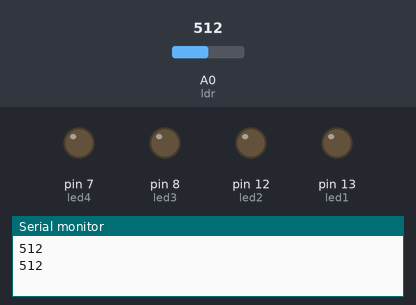
Recording of a sketch running on a simulated Arduino Uno, built with avr-gcc and run on an emulated ATmega328P. On the bench: output pins drawn as LEDs (lit = HIGH), the last lines printed to the serial monitor. The inputs (shaded band) are chosen by the test bench; at power-on: A0 (ldr) = 512.

Above: at 1.8 s.
1.9 s: A0 (ldr) set to 484
At 2.7 s:
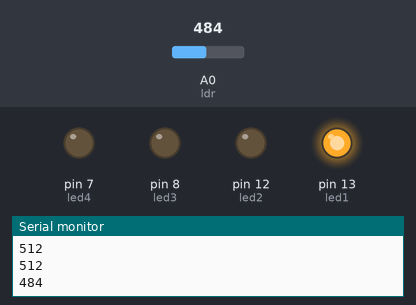
3.5 s: A0 (ldr) set to 463
5.2 s: A0 (ldr) set to 437
At 6.9 s:
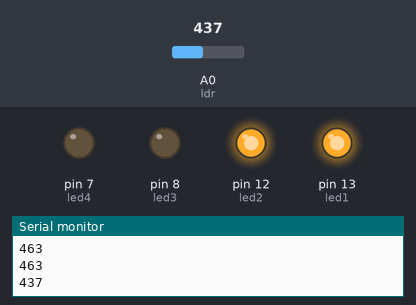
7.5 s: A0 (ldr) set to 416
9.2 s: A0 (ldr) set to 385
At 11.2 s:
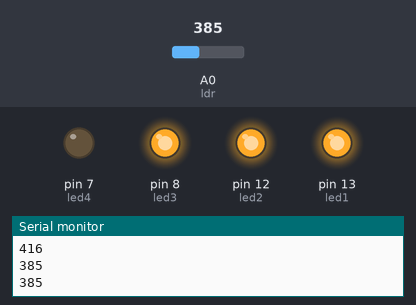
11.5 s: A0 (ldr) set to 510
At 12.8 s:
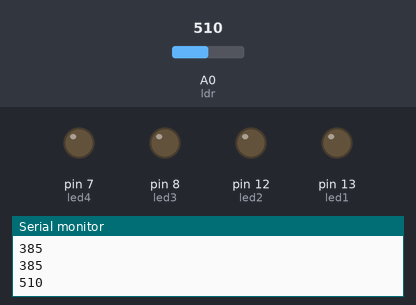
Timing chart, 0 to 14.5 s (numbered marks = the images above; inputs shaded):
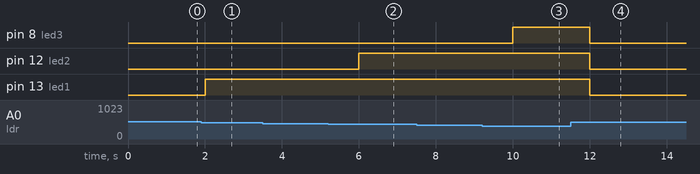

The sketch:

Photoresistor_Code.ino
```cpp
int ldr = A0;
int led1 = 13;
int led2 = 12;
int led3 = 8;
int led4 = 7;

void setup() {
  pinMode(led1, OUTPUT);
  pinMode(led2, OUTPUT);
  pinMode(led3, OUTPUT);
  pinMode(led4, OUTPUT);
  pinMode(ldr, INPUT);
  Serial.begin(9600);
}

void loop() {
  int threshold = 500;
  int ldr_read = analogRead(ldr);
  Serial.println(ldr_read);

  if (ldr_read >= threshold) {
    digitalWrite(led1, LOW);
    digitalWrite(led2, LOW);
    digitalWrite(led3, LOW);
    digitalWrite(led4, LOW);
  }
  else if (ldr_read < threshold && ldr_read >= (threshold - 50)) {
    digitalWrite(led1, HIGH);
    digitalWrite(led2, LOW);
    digitalWrite(led3, LOW);
    digitalWrite(led4, LOW);
  }
  else if (ldr_read < (threshold - 50) && ldr_read >= (threshold - 100)) {
    digitalWrite(led1, HIGH);
    digitalWrite(led2, HIGH);
    digitalWrite(led3, LOW);
    digitalWrite(led4, LOW);
  }
  else if (ldr_read < (threshold - 100) && ldr_read >= (threshold - 150)) {
    digitalWrite(led1, HIGH);
    digitalWrite(led2, HIGH);
    digitalWrite(led3, HIGH);
    digitalWrite(led4, LOW);
  }
  else {
    digitalWrite(led1, HIGH);
    digitalWrite(led2, HIGH);
    digitalWrite(led3, HIGH);
    digitalWrite(led4, HIGH);
  }

  delay(1000);
}
```

Measured:
- the behaviour switches between 500 and 499 on A0 (ldr) (found by bisection; images 0 and 1)
- the behaviour switches between 450 and 449 on A0 (ldr) (found by bisection; images 1 and 2)
- the behaviour switches between 400 and 399 on A0 (ldr) (found by bisection; images 2 and 3)
- after the input at 1.9 s, pin 13 (led1): LOW → HIGH after 0.10 s
- after the input at 5.2 s, pin 12 (led2): LOW → HIGH after 0.80 s
- after the input at 9.2 s, pin 8 (led3): LOW → HIGH after 0.80 s
- after the input at 11.5 s, pin 8 (led3), pin 12 (led2), pin 13 (led1): HIGH → LOW after 0.50 s
